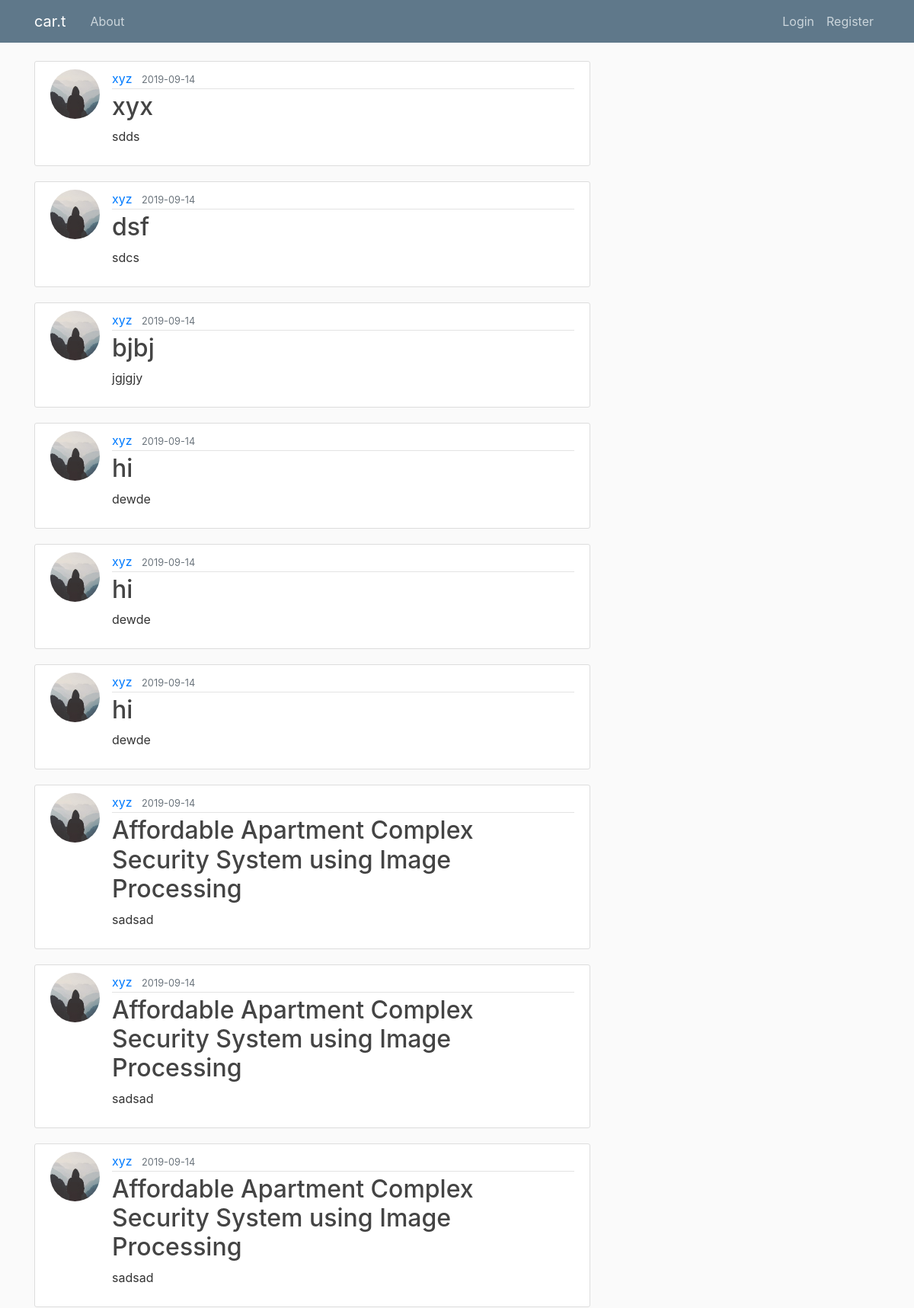
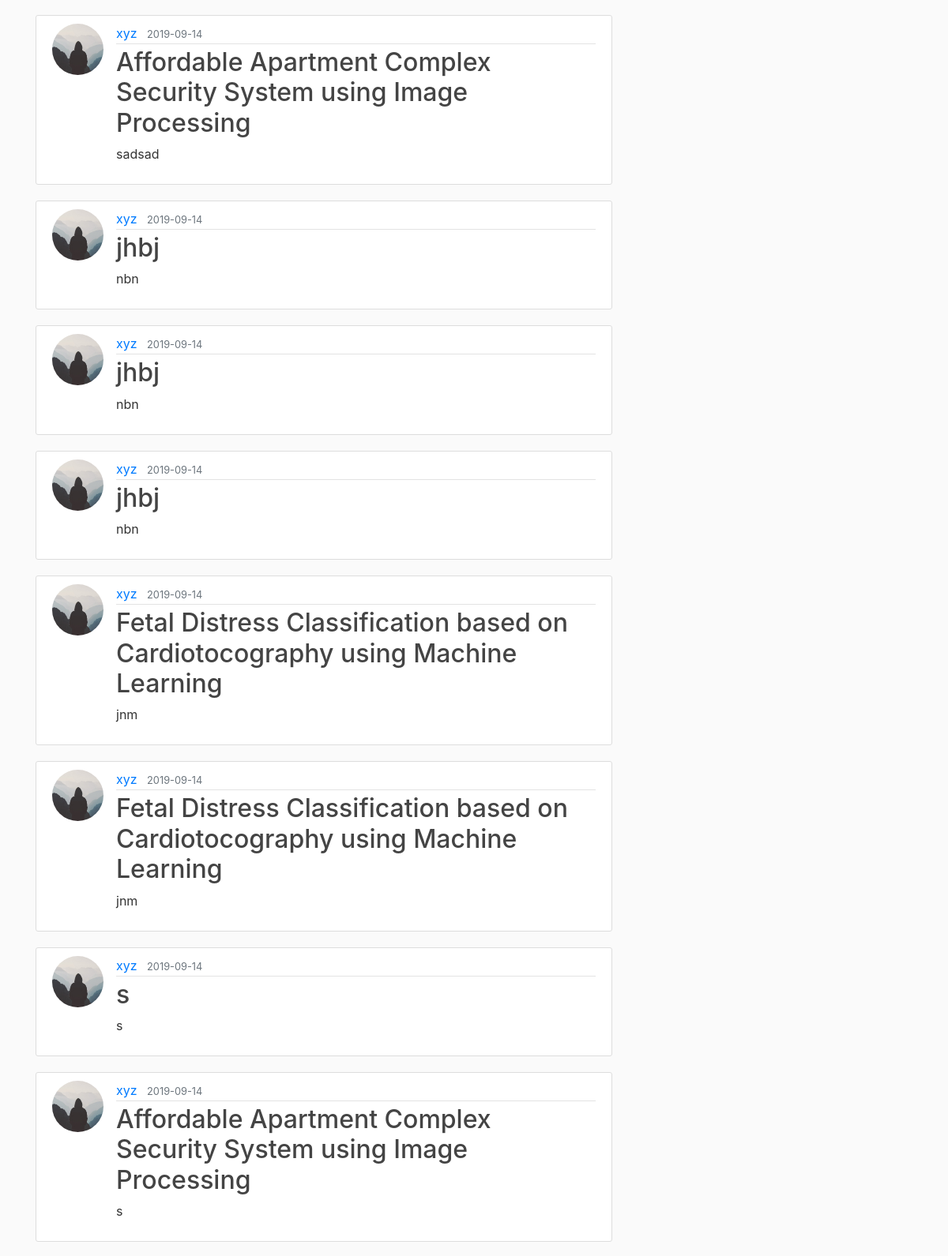
Screenshot of /search (upper part) with the database file from the repository (2 pictures, top to bottom).
### flaskblog/models.py (models this page shows, shortened)
class Car(db.Model):
    id = db.Column(db.Integer, primary_key=True)
    title = db.Column(db.String(100), nullable=False)
    date_posted = db.Column(db.DateTime, nullable=False, default=datetime.utcnow)
    content = db.Column(db.Text, nullable=False)
    image_file = db.Column(db.String(40), nullable=False, default='default_car.jpg')
    user_id = db.Column(db.Integer, db.ForeignKey('account.id'), nullable=False)
    location = db.Column(db.String(20),nullable=False)
    year = db.Column(db.Integer,nullable=False)
    kilometers_driven = db.Column(db.Integer,nullable=False)
    fuel_type= db.Column(db.String(20),nullable=False)
    transmission= db.Column(db.String(20),nullable=False)
    owner_type= db.Column(db.String(20),nullable=False)
    mileage = db.Column(db.String(20),nullable=False)
    engine =  db.Column(db.Integer,nullable=False)
    power =  db.Column(db.Integer,nullable=False)
    seats =   db.Column(db.Integer,nullable=False)
    brand=  db.Column(db.String,nullable=False)
    pred_price =  db.Column(db.Float,nullable=True)
    price = db.Column(db.Float,nullable=True)
    deal_type =  db.Column(db.String,nullable=True)

class Account(db.Model, UserMixin):
    id = db.Column(db.Integer, primary_key=True)
    username = db.Column(db.String(20), unique=True, nullable=False)
    email = db.Column(db.String(120), unique=True, nullable=False)
    image_file = db.Column(db.String(20), nullable=False, default='default.jpg')
    account_type = db.Column(db.String(20),nullable=False)
    password = db.Column(db.String(60), nullable=False)
    posts = db.relationship('Car', backref='author', lazy=True)

### flaskblog/routes.py (the view)
@app.route("/search",methods=['GET', 'POST'])
def search():
    quer=dict()
    nparr=[request.args.get('location'),request.args.get('fuel_type'),request.args.get('transmission'), request.args.get('owner_type'),
    request.args.get('brand'),request.args.get('kilometers_driven_start'),request.args.get('kilometers_driven_end')]
    l=['location','fuel_type','transmission','owner_type','brand','kilometers_driven_start','kilometers_driven_end']
    for i in range(len(nparr)-2):
        if nparr[i]!=None and nparr[i]!='None':
            quer[l[i]]=nparr[i]
    posts=Car.query.filter_by(**quer)
    if nparr[len(nparr)-2]!=None:
        posts2=Car.query.filter(Car.kilometers_driven >= int(nparr[len(nparr)-2]))
        posts=[item for item in posts if item in posts2]
    if nparr[len(nparr)-1]!=None:
        posts3=Car.query.filter(Car.kilometers_driven <= int(nparr[len(nparr)-1]))
        posts=[item for item in posts if item in posts3]
    return render_template('search.html', posts=posts)

### flaskblog/templates/search.html
{% extends "layout.html" %}
{% block content %}
    {% for post in posts %}
        <article class="media content-section">
          <img class="rounded-circle article-img" src="{{ url_for('static', filename='profile_pics/' + post.author.image_file) }}">
          <div class="media-body">
            <div class="article-metadata">
              <a class="mr-2" href="#">{{ post.author.username }}</a>
              <small class="text-muted">{{ post.date_posted.strftime('%Y-%m-%d') }}</small>
            </div>
            <h2><a class="article-title" href="{{ url_for('post', post_id=post.id) }}">{{ post.title }}</a></h2>
            <p class="article-content">{{ post.content }}</p>
          </div>
        </article>
    {% endfor %}
{% endblock content %}

### flaskblog/static/main.css (style rules this page uses)
body { background: #fafafa; color: #333333; margin-top: 5rem; }
h1, h2, h3, h4, h5, h6 { color: #444444; }
.content-section { background: #ffffff; padding: 10px 20px; border: 1px solid #dddddd; border-radius: 3px; margin-bottom: 20px; }
.article-title { color: #444444; }
.article-content { white-space: pre-line; }
.article-img { height: 65px; width: 65px; margin-right: 16px; }
.article-metadata { padding-bottom: 1px; margin-bottom: 4px; border-bottom: 1px solid #e3e3e3 }

### rows the page displays
Car: image_file (placeholder picture), author.username "xyz", date_posted "2019-09-14", title "xyx", content "sdds"
Car: image_file (placeholder picture), author.username "xyz", date_posted "2019-09-14", title "dsf", content "sdcs"
Car: image_file (placeholder picture), author.username "xyz", date_posted "2019-09-14", title "bjbj", content "jgjgjy"
Car: image_file (placeholder picture), author.username "xyz", date_posted "2019-09-14", title "hi", content "dewde"
Car: image_file (placeholder picture), author.username "xyz", date_posted "2019-09-14", title "hi", content "dewde"
Car: image_file (placeholder picture), author.username "xyz", date_posted "2019-09-14", title "hi", content "dewde"
Car: image_file (placeholder picture), author.username "xyz", date_posted "2019-09-14", title "Affordable Apartment Complex Security System using Image Processing", content "sadsad"
Car: image_file (placeholder picture), author.username "xyz", date_posted "2019-09-14", title "Affordable Apartment Complex Security System using Image Processing", content "sadsad"
Car: image_file (placeholder picture), author.username "xyz", date_posted "2019-09-14", title "Affordable Apartment Complex Security System using Image Processing", content "sadsad"
Car: image_file (placeholder picture), author.username "xyz", date_posted "2019-09-14", title "Affordable Apartment Complex Security System using Image Processing", content "sadsad"
Car: image_file (placeholder picture), author.username "xyz", date_posted "2019-09-14", title "jhbj", content "nbn"
Car: image_file (placeholder picture), author.username "xyz", date_posted "2019-09-14", title "jhbj", content "nbn"
Car: image_file (placeholder picture), author.username "xyz", date_posted "2019-09-14", title "jhbj", content "nbn"
Car: image_file (placeholder picture), author.username "xyz", date_posted "2019-09-14", title "Fetal Distress Classification based on Cardiotocography using Machine Learning", content "jnm"
Car: image_file (placeholder picture), author.username "xyz", date_posted "2019-09-14", title "Fetal Distress Classification based on Cardiotocography using Machine Learning", content "jnm"
Car: image_file (placeholder picture), author.username "xyz", date_posted "2019-09-14", title "s", content "s"
Car: image_file (placeholder picture), author.username "xyz", date_posted "2019-09-14", title "Affordable Apartment Complex Security System using Image Processing", content "s"
